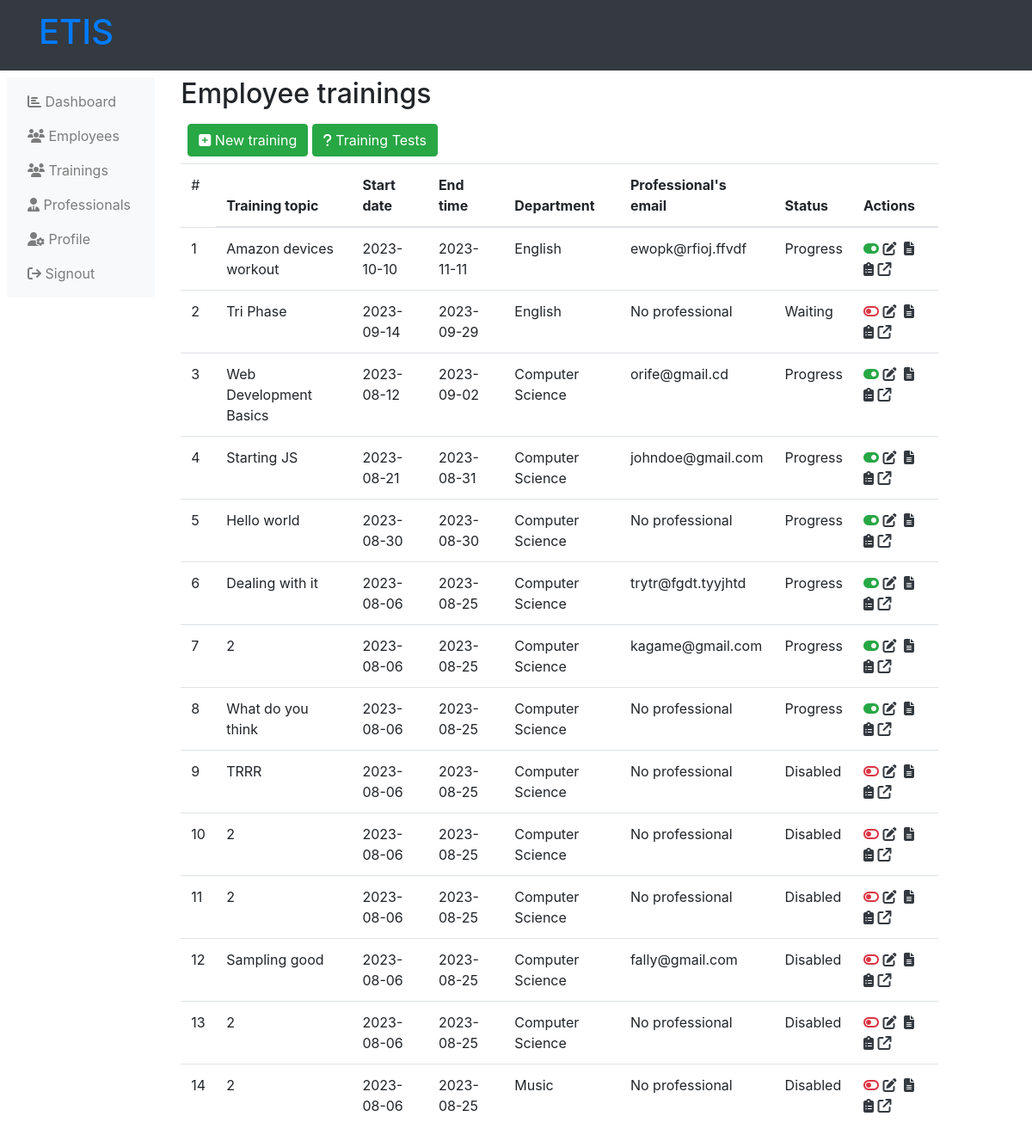
The page /administration-trainings.php (signed in) on the database as committed earlier.
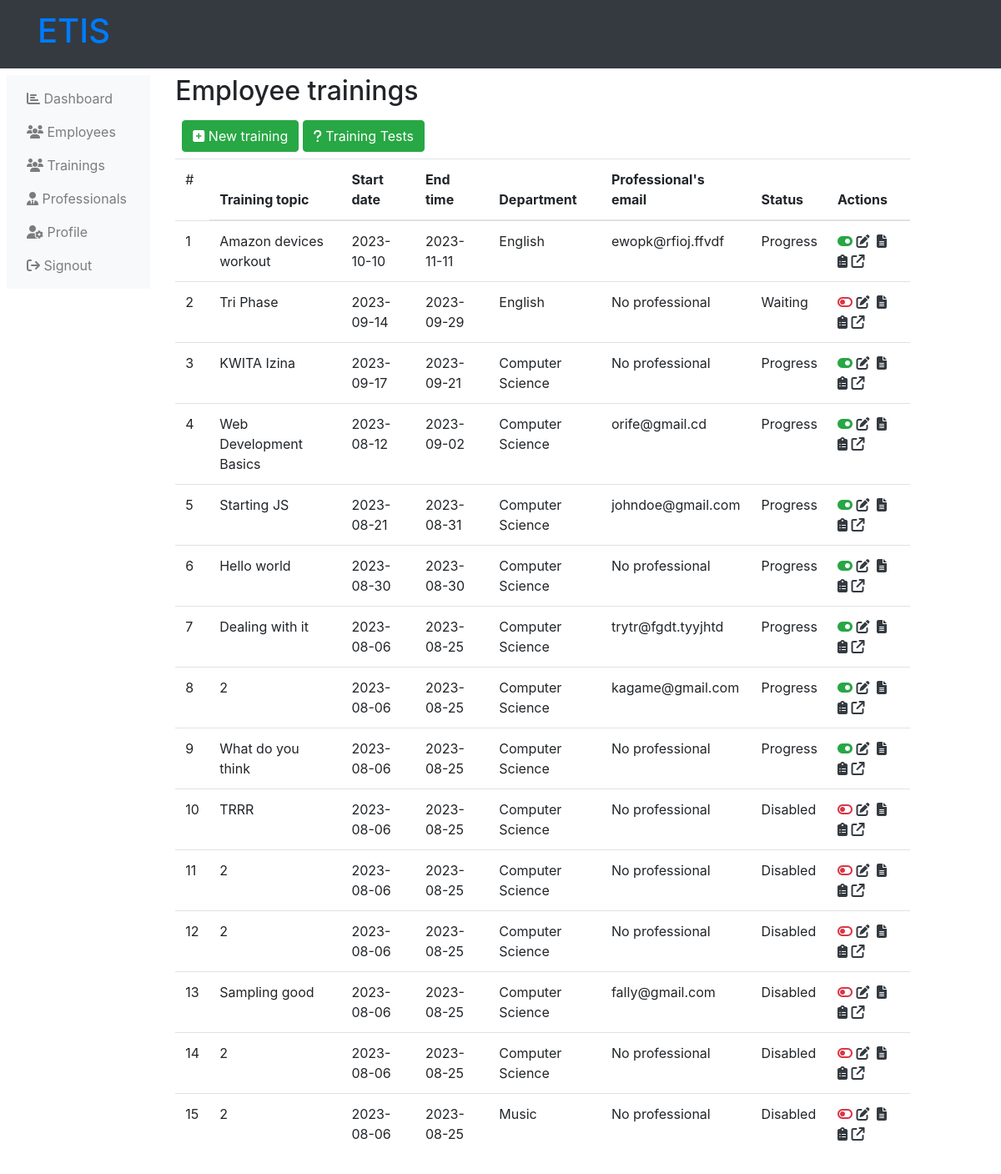
The same page on the database as committed later.
### tables this page shows
CREATE TABLE `trainings` (
  `training_id` int(11) NOT NULL,
  `training_topic` varchar(255) NOT NULL,
  `training_description` text NOT NULL DEFAULT 'This is the defaullt description of the trainings',
  `training_start` varchar(255) NOT NULL,
  `training_end` varchar(255) NOT NULL,
  `training_cover` varchar(255) NOT NULL,
  `training_depart` int(11) NOT NULL,
  `training_status` varchar(255) NOT NULL
);

CREATE TABLE `departments` (
  `depart_id` int(11) NOT NULL,
  `depart_name` varchar(255) NOT NULL
);

CREATE TABLE `training_professionals` (
  `tr_pro_id` int(11) NOT NULL,
  `training` int(11) NOT NULL,
  `professional` int(11) NOT NULL,
  `unique_id` text NOT NULL,
  `tr_pro_status` varchar(255) NOT NULL
);

CREATE TABLE `professionals` (
  `professional_id` int(11) NOT NULL,
  `professional_fn` varchar(255) NOT NULL,
  `professional_ln` varchar(255) NOT NULL,
  `professional_email` varchar(255) NOT NULL,
  `professional_phone` int(12) NOT NULL,
  `professional_status` varchar(255) NOT NULL
);

### administration-trainings.php (the view, shortened to what the changed rows need)
<?php
    include('php/connection.php');
?>
<!DOCTYPE html>
<html lang="en">
<head>
    <link rel="stylesheet" href="https://maxcdn.bootstrapcdn.com/bootstrap/4.5.2/css/bootstrap.min.css">
    <link rel="stylesheet" href="https://cdnjs.cloudflare.com/ajax/libs/font-awesome/6.4.2/css/all.min.css" />
</head>
<body>
    <?php include("php/administration-header.php"); ?>
    <div class="">
        <div class="row p-2">
            <div class="col-md-9">
                <h2>
                    Employee trainings
                </h2>
                <div class="r">
                    <table class="table table-hover table-responsive">
                        <thead>
                            <tr>
                                <td>
                                    #
                                <th>
                                    Training topic
                                </th>
                                <th>
                                    Start date
                                </th>
                                <th>
                                    End time
                                </th>
                                <th>
                                    Department
                                </th>
                                <th>
                                    Professional's email
                                </th>
                                <th>
                                    Status
                                </th>
                                <th>
                                    Actions
                                </th>
                            </tr>
                        </thead>
                        <tbody>
                            <?php
                                $get_trainings = mysqli_query($server,"SELECT * from
                                    trainings,departments
                                    WHERE
                                    trainings.training_depart = departments.depart_id
                                    ORDER BY
                                    training_end DESC,training_start DESC
                                ");
                                $count=1;
                                while ($data_trainings = mysqli_fetch_array($get_trainings)) {
                                    ?>
                                    <tr>
                                        <td>
                                            <?php echo $count++; ?>
                                        </td>
                                        <td>
                                            <?php
                                                echo $data_trainings['training_topic'];
                                            ?>
                                        </td>
                                        <td>
                                            <?php
                                                echo $data_trainings['training_start'];
                                            ?>
                                        </td>
                                        <td>
                                            <?php
                                                echo $data_trainings['training_end'];
                                            ?>
                                        </td>
                                        <td>
                                            <?php
                                                echo $data_trainings['depart_name'];
                                            ?>
                                        </td>
                                        <td>
                                            <?php
                                                $training_id = $data_trainings['training_id'];
                                                $get_professional_tr = mysqli_query($server,"SELECT * from training_professionals
                                                    WHERE training='$training_id'
                                                ");
                                                if (mysqli_num_rows($get_professional_tr) < 1) {
                                                    ?>
                                                    No professional
                                                    <?php
                                                }
                                                while ($data_profe_tr = mysqli_fetch_array($get_professional_tr)) {
                                                    $profes = $data_profe_tr['professional'];
                                                    $get_profe_info = mysqli_fetch_array(mysqli_query($server,"SELECT * from
                                                        professionals WHERE professional_id = '$profes'
                                                    "));
                                                    echo $get_profe_info['professional_email']." ";
                                                }
                                            ?>
                                        </td>
                                        <td>
                                            <?php
                                                echo $data_trainings['training_status'];
                                            ?>
                                        </td>
                                        <td>
                                            <?php
                                                if ($data_trainings['training_status'] == 'Progress') {
                                                    ?>
                                                    <a href="administrator-ban-training.php?training_id=<?php echo $data_trainings['training_id'] ?>"
                                                        class="" title="Disable training">
                                                        <i class="fas fa-toggle-on text-success"></i>
                                                    </a>
                                                    <?php
                                                }
                                                else {
                                                    ?>
                                                    <a href="administrator-unban-training.php?training_id=<?php echo $data_trainings['training_id'] ?>"
                                                        class="" title="Enable training">
                                                        <i class="fas fa-toggle-off text-danger"></i>
                                                    </a>
                                                    <?php
                                                }
                                            ?>
                                            <a href="administrator-edit-training.php?training_id=<?php echo $data_trainings['training_id'] ?>"
                                                class="" title="Edit training">
                                                <i class="fa fa-edit  text-dark"></i>
                                            </a>
                                            <a href="administration-trainings-add-content.php?training_id=<?php echo $data_trainings['training_id'] ?>" title="New training contents"
                                                class="m-1">
                                                <i class="fas fa-file-alt  text-dark"></i>
                                            </a>
                                            <a href="administrator-training-overview.php?training_id=<?php echo $data_trainings['training_id'] ?>" title="Training overview"
                                                class="">
                                                <i class="fas fa-clipboard-list text-dark"></i>
                                            </a>
                                            <a href="trainings/covers/<?php echo $data_trainings['training_cover']; ?>" title="View training image." target="_blank"
                                                class="">
                                                <i class="fa fa-external-link text-dark"></i>
                                            </a>
                                        </td>
                                    </tr>
                                    <?php
                                }
                            ?>
                        </tbody>
                    </table>
                </div>
            </div>
        </div>
    </div>
</body>
</html>

Rows that differ between the two databases and show on the page:
added trainings: training_topic "KWITA Izina", training_start "2023-09-17", training_end "2023-09-21", training_depart.depart_name "Computer Science", shows "No professional", training_status "Progress"
